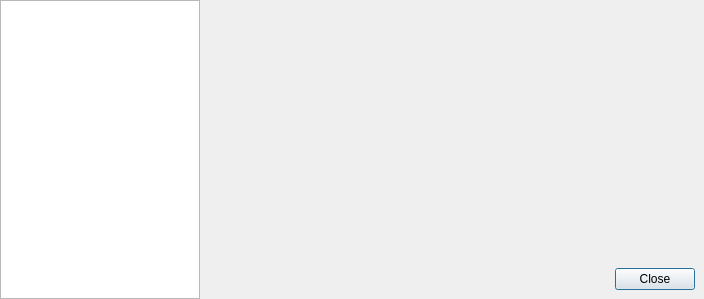
<?xml version="1.0" encoding="UTF-8"?>
<ui version="4.0">
 <class>Mirall::SettingsDialog</class>
 <widget class="QDialog" name="Mirall::SettingsDialog">
  <property name="geometry">
   <rect>
    <x>0</x>
    <y>0</y>
    <width>704</width>
    <height>299</height>
   </rect>
  </property>
  <property name="windowTitle">
   <string>Settings</string>
  </property>
  <layout class="QGridLayout" name="gridLayout">
   <property name="margin">
    <number>0</number>
   </property>
   <property name="spacing">
    <number>0</number>
   </property>
   <item row="0" column="0" rowspan="2">
    <widget class="QListWidget" name="labelWidget">
     <property name="sizePolicy">
      <sizepolicy hsizetype="Maximum" vsizetype="Expanding">
       <horstretch>0</horstretch>
       <verstretch>0</verstretch>
      </sizepolicy>
     </property>
     <property name="maximumSize">
      <size>
       <width>200</width>
       <height>16777215</height>
      </size>
     </property>
    </widget>
   </item>
   <item row="0" column="1">
    <widget class="QStackedWidget" name="stack"/>
   </item>
   <item row="1" column="1">
    <widget class="QWidget" name="widget" native="true">
     <layout class="QVBoxLayout" name="verticalLayout">
      <property name="leftMargin">
       <number>0</number>
      </property>
      <property name="topMargin">
       <number>0</number>
      </property>
      <item>
       <widget class="QDialogButtonBox" name="buttonBox">
        <property name="orientation">
         <enum>Qt::Horizontal</enum>
        </property>
        <property name="standardButtons">
         <set>QDialogButtonBox::Close</set>
        </property>
       </widget>
      </item>
     </layout>
    </widget>
   </item>
  </layout>
 </widget>
 <resources/>
 <connections/>
</ui>
